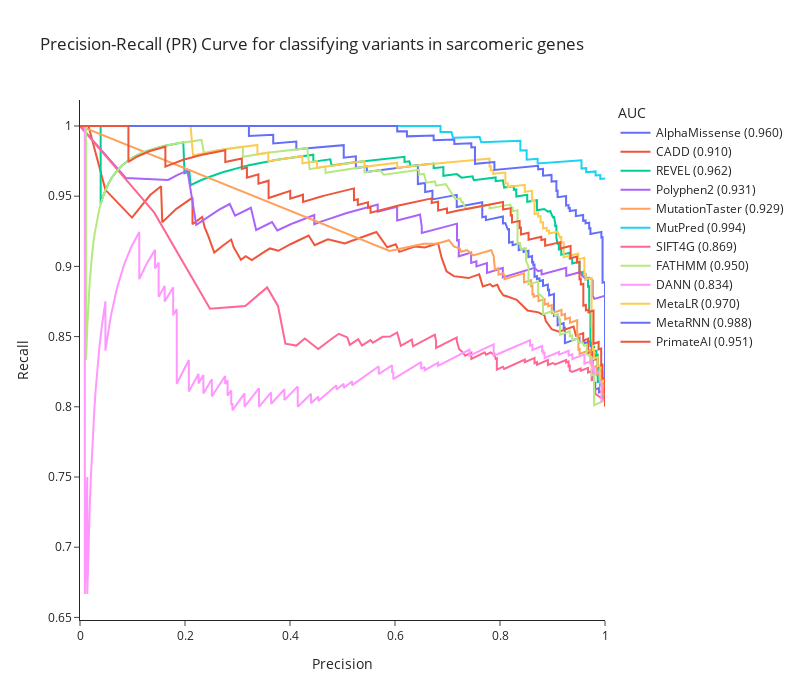

Notebook cell for this chart:
### Code cell
# plot_curves(roc_data,'pr')
plotly_curves(roc_data,'pr')

### Figure 1 — Plotly figure (JSON) as saved in the notebook; plotly's stock layout.template omitted (floating-point values rounded to 4 significant figures; data arrays with more than 128 entries replaced by an {"elided": "..."} marker saying what was removed)
{"data": [{"line": {"color": "#636EFA"}, "mode": "lines", "name": "AlphaMissense (0.960)", "type": "scatter", "x": {"elided": "401 float values"}, "y": {"elided": "401 float values"}}, {"line": {"color": "#EF553B"}, "mode": "lines", "name": "CADD (0.910)", "type": "scatter", "x": [1, 1, 1, 1, 1, 1, 0.9977, 0.9931, 0.9931, 0.9931, 0.9931, 0.9931, 0.9908, 0.9908, 0.9885, 0.9862, 0.9862, 0.9862, 0.9839, 0.9816, 0.9816, 0.9793, 0.977, 0.977, 0.9747, 0.97, 0.9677, 0.9677, 0.9677, 0.9677, 0.9631, 0.9585, 0.9585, 0.9585, 0.9562, 0.9539, 0.9516, 0.9447, 0.9401, 0.9355, 0.9217, 0.9124, 0.8986, 0.8871, 0.8848, 0.8733, 0.8525, 0.8318, 0.8157, 0.8065, 0.7995, 0.7949, 0.7857, 0.7811, 0.7673, 0.7604, 0.7535, 0.7396, 0.712, 0.6982, 0.6889, 0.682, 0.6567, 0.6382, 0.629, 0.6221, 0.6198, 0.6083, 0.6014, 0.5853, 0.5645, 0.5461, 0.5346, 0.5115, 0.5046, 0.4724, 0.4562, 0.447, 0.4355, 0.424, 0.4171, 0.4009, 0.3779, 0.3618, 0.3525, 0.3318, 0.3272, 0.3157, 0.3065, 0.2926, 0.288, 0.2719, 0.265, 0.2558, 0.2442, 0.2373, 0.2327, 0.2212, 0.2143, 0.2143, 0.2005, 0.1982, 0.1912, 0.1843, 0.182, 0.1682, 0.1659, 0.1567, 0.1544, 0.1429, 0.1406, 0.1336, 0.09908, 0.04839, 0.01613, 0.01382, 0], "y": [0.8052, 0.8067, 0.8082, 0.8112, 0.8143, 0.8173, 0.817, 0.8163, 0.8194, 0.8225, 0.8241, 0.8257, 0.8253, 0.8285, 0.8282, 0.8279, 0.8311, 0.8343, 0.834, 0.8337, 0.8369, 0.8366, 0.8363, 0.8396, 0.8393, 0.8386, 0.8383, 0.8417, 0.8451, 0.8485, 0.8479, 0.8473, 0.8507, 0.8525, 0.8522, 0.8519, 0.8515, 0.8506, 0.8571, 0.8565, 0.8547, 0.8534, 0.8553, 0.8613, 0.8649, 0.8673, 0.8685, 0.8762, 0.8784, 0.8794, 0.883, 0.8869, 0.8857, 0.8874, 0.8856, 0.8943, 0.8934, 0.8917, 0.8931, 0.8964, 0.9061, 0.9164, 0.9135, 0.9142, 0.913, 0.9122, 0.9119, 0.9103, 0.9158, 0.9137, 0.9245, 0.9222, 0.9206, 0.9174, 0.9163, 0.9193, 0.9167, 0.9151, 0.922, 0.92, 0.9188, 0.9158, 0.9111, 0.9128, 0.9107, 0.9057, 0.9045, 0.9073, 0.9048, 0.9137, 0.9191, 0.9147, 0.9127, 0.9098, 0.9217, 0.9279, 0.9352, 0.932, 0.93, 0.949, 0.9457, 0.9451, 0.9432, 0.9412, 0.9405, 0.9359, 0.9351, 0.9315, 0.9571, 0.9538, 0.9531, 0.9508, 0.9348, 0.9545, 1, 1, 1]}, {"line": {"color": "#00CC96"}, "mode": "lines", "name": "REVEL (0.962)", "type": "scatter", "x": {"elided": "300 float values"}, "y": {"elided": "300 float values"}}, {"line": {"color": "#AB63FA"}, "mode": "lines", "name": "Polyphen2 (0.931)", "type": "scatter", "x": {"elided": "185 float values"}, "y": {"elided": "185 float values"}}, {"line": {"color": "#FFA15A"}, "mode": "lines", "name": "MutationTaster (0.929)", "type": "scatter", "x": {"elided": "135 float values"}, "y": {"elided": "135 float values"}}, {"line": {"color": "#19D3F3"}, "mode": "lines", "name": "MutPred (0.994)", "type": "scatter", "x": {"elided": "234 float values"}, "y": {"elided": "234 float values"}}, {"line": {"color": "#FF6692"}, "mode": "lines", "name": "SIFT4G (0.869)", "type": "scatter", "x": {"elided": "152 float values"}, "y": {"elided": "152 float values"}}, {"line": {"color": "#B6E880"}, "mode": "lines", "name": "FATHMM (0.950)", "type": "scatter", "x": {"elided": "289 float values"}, "y": {"elided": "289 float values"}}, {"line": {"color": "#FF97FF"}, "mode": "lines", "name": "DANN (0.834)", "type": "scatter", "x": {"elided": "436 float values"}, "y": {"elided": "436 float values"}}, {"line": {"color": "#FECB52"}, "mode": "lines", "name": "MetaLR (0.970)", "type": "scatter", "x": {"elided": "414 float values"}, "y": {"elided": "414 float values"}}, {"line": {"color": "#636EFA"}, "mode": "lines", "name": "MetaRNN (0.988)", "type": "scatter", "x": {"elided": "434 float values"}, "y": {"elided": "434 float values"}}, {"line": {"color": "#EF553B"}, "mode": "lines", "name": "PrimateAI (0.951)", "type": "scatter", "x": {"elided": "417 float values"}, "y": {"elided": "417 float values"}}], "layout": {"height": 700, "legend": {"title": {"text": "AUC"}}, "showlegend": true, "title": {"text": "Precision-Recall (PR) Curve for classifying variants in sarcomeric genes"}, "width": 800, "xaxis": {"title": {"text": "Precision"}}, "yaxis": {"title": {"text": "Recall"}}}}
